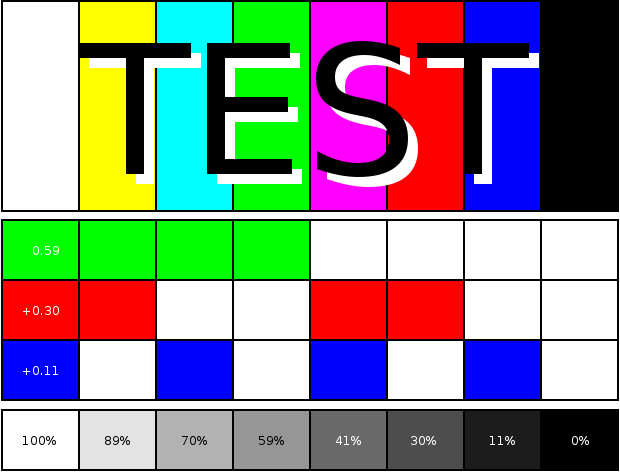
#> input picture test.png, 620 x 472 px
$ python 'test nul.py'
#> lines starting #> are read from the running program, lines starting #| are printed output that depends on the picture
import PIL
from PIL import Image
import numpy as np
import scipy as sp
import os
from math import log10, sqrt

def load(filename):
    toLoad = Image.open(filename)
    return np.asarray(toLoad)

# [5 lines left out: function psnr, not called in this run]

def dct2(a):
    return sp.fft.dct(sp.fft.dct(a, axis=0, norm='ortho'), axis=1, norm='ortho')

def idct2(a):
    return sp.fft.idct(sp.fft.idct(a, axis=0, norm='ortho'), axis=1, norm='ortho')

# [20 lines left out: functions Y, Cb, Cr, not called in this run]

def YCbCr(mat):
    MatYCbCr = np.empty(mat.shape)
    for i in range(mat.shape[0]):
        for j in range(mat.shape[1]):
            R = 0.299 * mat[i, j, 0] + 0.587 * mat[i, j, 1] + 0.114 * mat[i, j, 2]
            Cb = -0.1687 * mat[i, j, 0] - 0.3313 * mat[i, j, 1] + 0.5 * mat[i, j, 2] + 128
            Cr = 0.5 * mat[i, j, 0] - 0.4187 * mat[i, j, 1] - 0.0813 * mat[i, j, 2] + 128
            MatYCbCr[i, j] = [R, Cb, Cr]
    return MatYCbCr

# [9 lines left out: function RGB2, not called in this run]

test = load("test.png")
#> in load, toLoad is the input picture: PIL image 620x472 RGB; mean R, G, B 136.9, 136.4, 136

# [15 lines of commented-out code are left out]
def add_padding(image):
    x = image.shape[1]
    if image.shape[1] % 8 != 0:
        y = x
        while x % 8 != 0:
            x += 1
        pad_sizeL = x - y
        print(pad_sizeL)
    a = image.shape[0]
    if a % 8 != 0:
        b = a
        while a % 8 != 0:
            a += 1
        pad_sizel = a - b
        print(pad_sizel)
    else:
        return "pas besoin"

    pad_size = (pad_sizeL, pad_sizel)  # Si un seul entier est donné, le même padding sera ajouté dans les deux dimensions

    padded_image = np.pad(image, ((0, pad_size[1]), (0, pad_size[0]), (0, 0)), mode='constant')

    return padded_image


# [7 lines left out: function remove_padding, not called in this run]


# [14 lines of commented-out code are left out]
def matrice_sousechantillon(mat):
    matrice_se = mat[::2, ::2]
    return matrice_se


# Question 5
def matrice_2d(matrice):
    matrice_double = np.repeat(matrice, 2, axis=1)
    return matrice_double


# [16 lines of commented-out code are left out]
def get_block(mat):
    indice = 8
    Liste_final = []
    if mat.shape[0] % indice != 0 and mat.shape[1] % indice != 0:
        return "matrice non divisible par 8"
    else:
        for i in range(0, mat.shape[1] - 1, indice):
            for j in range(0, mat.shape[0] - 1, indice):
                Liste_final.append(mat[i:i + indice, j:j + indice])
    Liste_final = np.array(Liste_final)
    return Liste_final


matrice = np.array(
    [[1, 2, 5, 6, 0, 0, 0, 0], [3, 4, 7, 8, 0, 0, 0, 0], [0, 0, 0, 0, 0, 0, 0, 0], [0, 0, 0, 0, 0, 0, 0, 0],
     [0, 0, 0, 0, 0, 0, 0, 0], [0, 0, 0, 0, 0, 0, 0, 0], [0, 0, 0, 0, 0, 0, 0, 0], [0, 0, 0, 0, 0, 0, 0, 0]])
print(get_block(matrice))

# Question 8
def compress_mode0(image):
    yCbCr_image = YCbCr(image)
#> after the loop in YCbCr, `for i in range(mat.shape[0]):`:
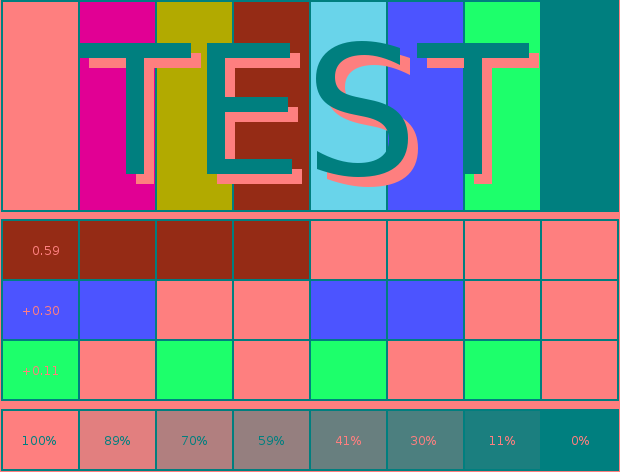
#> MatYCbCr: shape (472, 620, 3) float64; mean R, G, B 136.5, 127.7, 128.3; drawn with min black and max white
    padded_image = add_padding(yCbCr_image)
#| 4
#> padded_image = 'pas besoin'
    blocks = get_block(padded_image)

    return blocks


# [18 lines left out: functions compress_mode1, compress_mode2, not called in this run]


# Exemple d'utilisation
image = load("test.png")
seuil = 10
#> (the run stopped early here; a loop or call above may not have finished)
